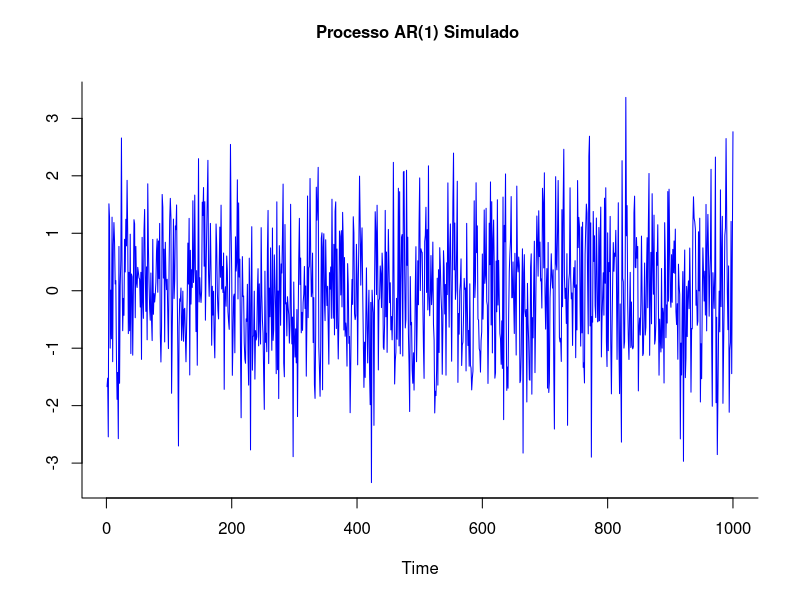
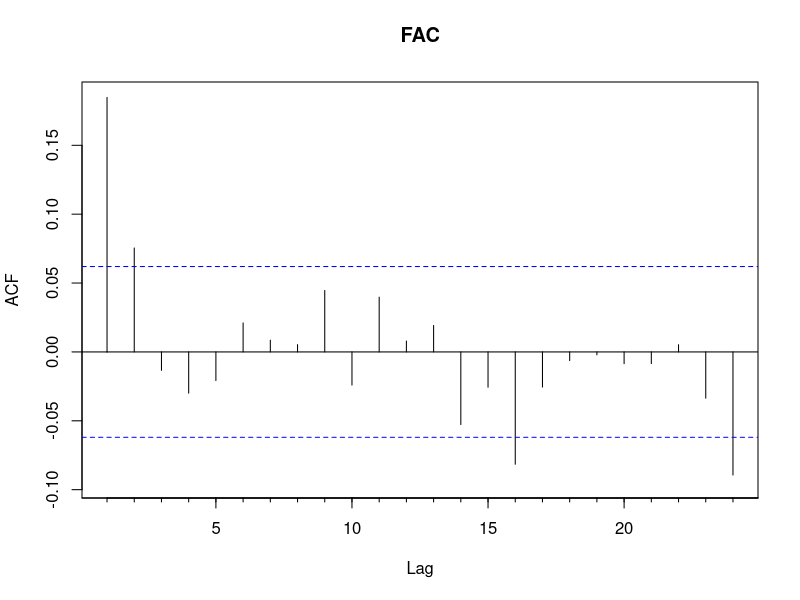
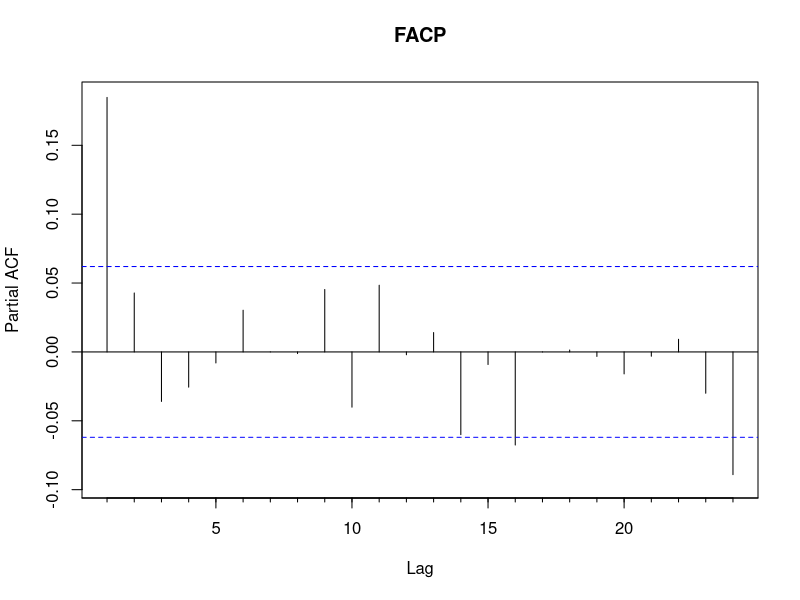
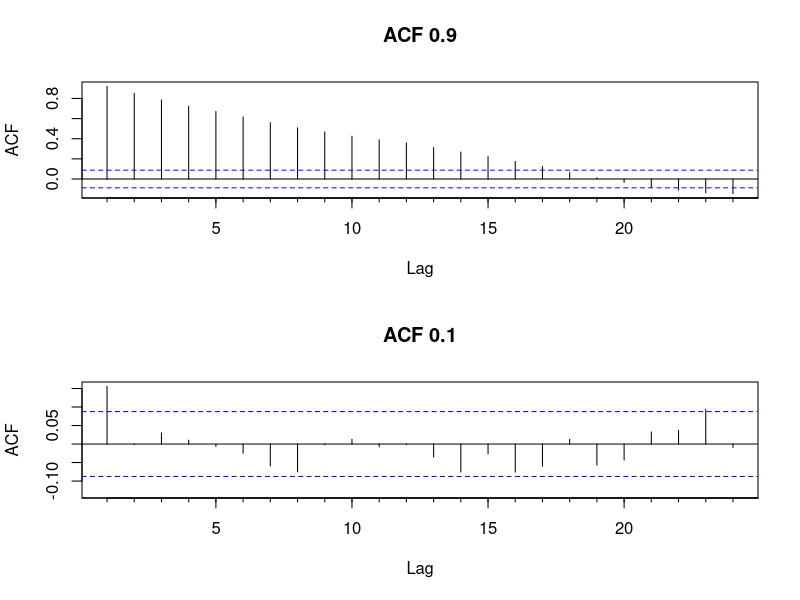
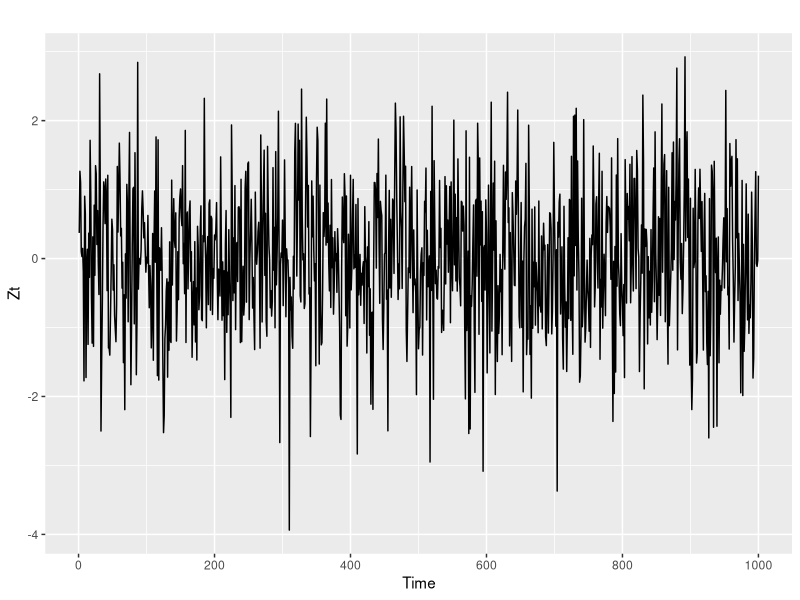
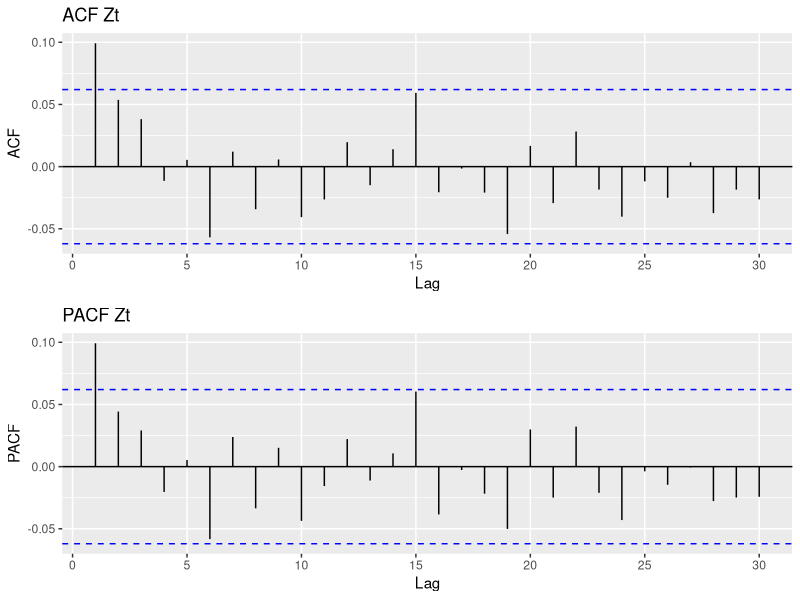
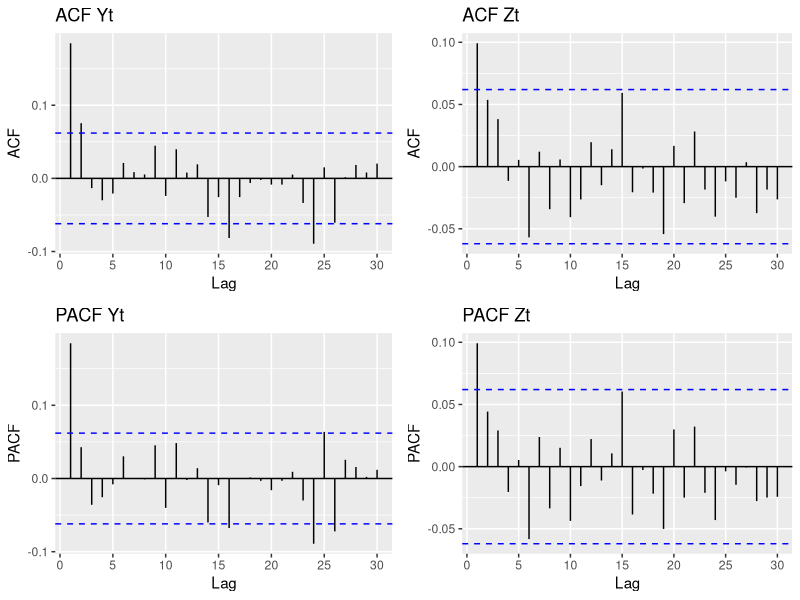
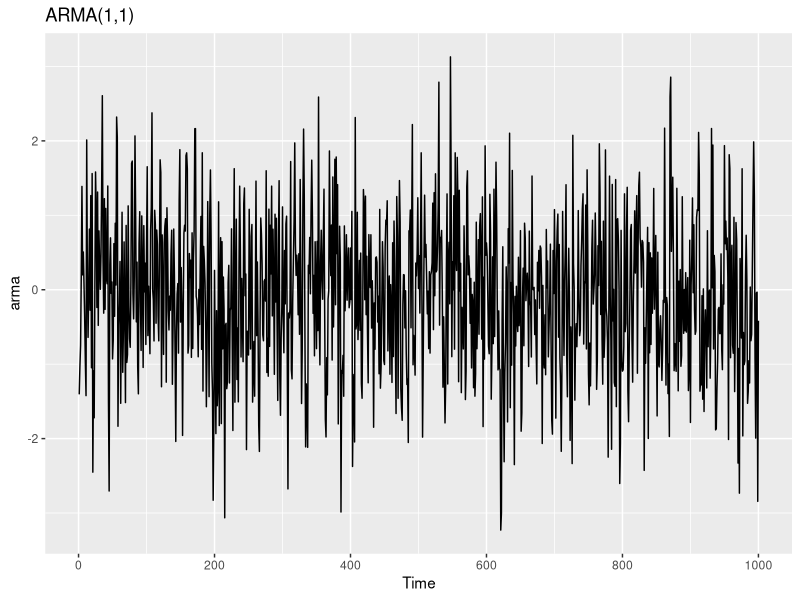

R code for these plots, in order:
## ---- chunk 1
knitr::opts_chunk$set(
  echo       = TRUE,
  warning    = FALSE,
  message    = FALSE,
  fig.width  = 10, 
  fig.height = 7,
  fig.align  = "center",
  comment    = "#",
  size       = "normalsize"
  )

#Linhas precisam de ajuste semanal: 30, 104, 201, 204
## ---- chunk 2
#Direcionado o R para o Diretorio a ser trabalhado
setwd('/Users/jricardofl/Dropbox/tempecon/facape/econometria2')

#Limpa o Ambiente Global
rm(list=ls())

#Pacotes a serem usados
library(forecast) #necessario para o ACF e PACF
library(ggplot2)
library(stats)
library(gridExtra)# multiple grid-based plots on a page
## ---- chunk 3
#Inicio do Script
#Simulacao de um Processo AR (1)
Yt <- arima.sim(model=list(ar=0.20), n=1000)
#layout <- layout(matrix(c(1,1,2,3), nrow=2, ncol=2, byrow=T))
plot(Yt,
     lty=1, lwd=1,bty='l',
     main='',
     ylab='', col='blue')
mtext('Processo AR(1) Simulado ', side=3, line=2, font=2)
## ---- chunk 4
Acf(Yt, lag.max = 24, main='FAC')
Pacf(Yt, lag.max = 24, main='FACP')
Box.test(Yt, lag=20, type = "Ljung")
## ---- chunk 5
Xt <- arima.sim(model=list(ar=0.9), n=500)
Zt <- arima.sim(model=list(ar=0.1), n=500)
par(mfrow=c(2,1))

# FAC e FACp
Acf(Xt, lag.max = 24, main='ACF 0.9')
Acf(Zt, lag.max = 24, main='ACF 0.1')
## ---- chunk 6
Zt <- arima.sim(model=list(ma=0.1), n=1000)
autoplot(Zt)


# FAC e FACp
p1 <- ggAcf(Zt)+ggtitle('ACF Zt')
p2 <- ggPacf(Zt)+ggtitle('PACF Zt')
grid.arrange(p1, p2, ncol=1)
## ---- chunk 7
p1 <- ggAcf(Zt)+ggtitle('ACF Zt')
p2 <- ggPacf(Zt)+ggtitle('PACF Zt')
p3 <- ggAcf(Yt)+ggtitle('ACF Yt')
p4 <- ggPacf(Yt)+ggtitle('PACF Yt')
grid.arrange(p3, p1, p4, p2, ncol=2)
## ---- chunk 8
arma <- arima.sim(list(order = c(1,0,1), ar = 0.1, ma=0.1), n = 1000)
autoplot(arma)+ggtitle('ARMA(1,1)')
g1 <- autoplot(arma)+ggtitle('ARMA(1,1)')
g2 <- ggAcf(arma)+ggtitle('ACF')
g3 <- ggPacf(arma)+ggtitle('PACF')
grid.arrange(g1, g2, g3, ncol=1)
